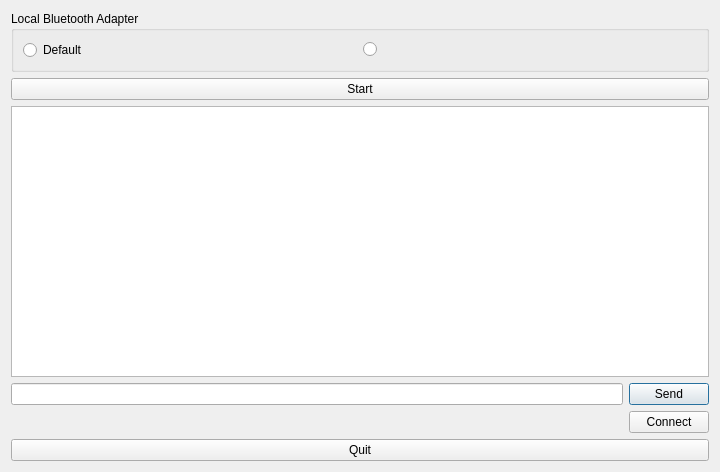
<?xml version="1.0" encoding="UTF-8"?>
<ui version="4.0">
 <class>Chat</class>
 <widget class="QDialog" name="Chat">
  <property name="geometry">
   <rect>
    <x>0</x>
    <y>0</y>
    <width>720</width>
    <height>472</height>
   </rect>
  </property>
  <property name="windowTitle">
   <string>Bluetooth Chat</string>
  </property>
  <layout class="QVBoxLayout" name="verticalLayout">
   <item>
    <widget class="QGroupBox" name="localAdapterBox">
     <property name="title">
      <string>Local Bluetooth Adapter</string>
     </property>
     <property name="checkable">
      <bool>false</bool>
     </property>
     <layout class="QHBoxLayout" name="horizontalLayout_3">
      <item>
       <widget class="QRadioButton" name="firstAdapter">
        <property name="text">
         <string>Default</string>
        </property>
       </widget>
      </item>
      <item>
       <widget class="QRadioButton" name="secondAdapter">
        <property name="text">
         <string/>
        </property>
       </widget>
      </item>
     </layout>
    </widget>
   </item>
   <item>
    <widget class="QPushButton" name="startButton">
     <property name="text">
      <string>Start</string>
     </property>
    </widget>
   </item>
   <item>
    <widget class="QTextEdit" name="chat">
     <property name="focusPolicy">
      <enum>Qt::NoFocus</enum>
     </property>
    </widget>
   </item>
   <item>
    <layout class="QHBoxLayout" name="horizontalLayout">
     <item>
      <widget class="QLineEdit" name="sendText"/>
     </item>
     <item>
      <widget class="QPushButton" name="sendButton">
       <property name="text">
        <string>Send</string>
       </property>
       <property name="default">
        <bool>true</bool>
       </property>
      </widget>
     </item>
    </layout>
   </item>
   <item>
    <layout class="QHBoxLayout" name="horizontalLayout_2">
     <item>
      <spacer name="horizontalSpacer">
       <property name="orientation">
        <enum>Qt::Horizontal</enum>
       </property>
       <property name="sizeHint" stdset="0">
        <size>
         <width>40</width>
         <height>20</height>
        </size>
       </property>
      </spacer>
     </item>
     <item>
      <widget class="QPushButton" name="connectButton">
       <property name="text">
        <string>Connect</string>
       </property>
       <property name="autoDefault">
        <bool>false</bool>
       </property>
      </widget>
     </item>
    </layout>
   </item>
   <item>
    <widget class="QPushButton" name="quitButton">
     <property name="text">
      <string>Quit</string>
     </property>
    </widget>
   </item>
  </layout>
 </widget>
 <resources/>
 <connections/>
</ui>
